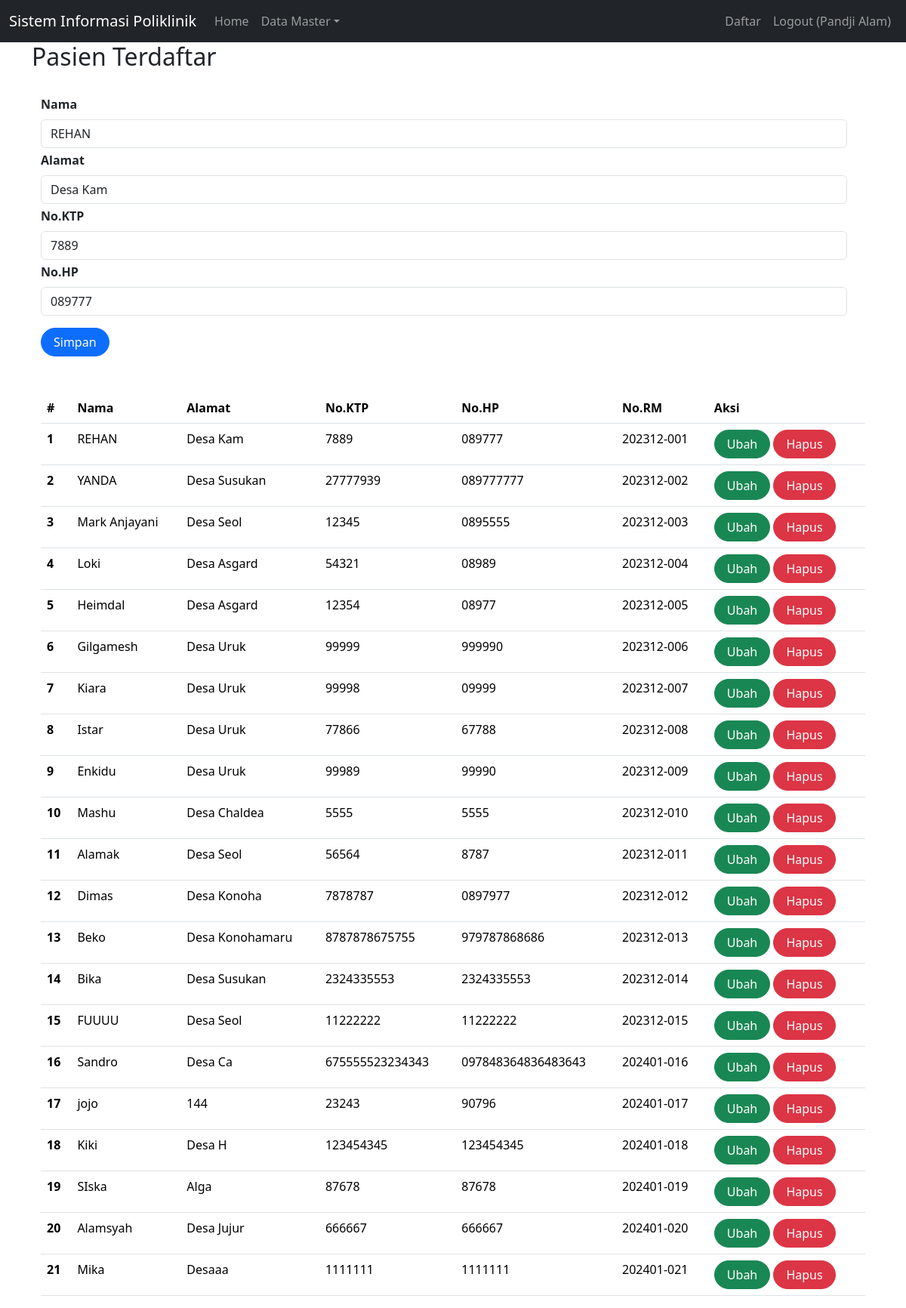
/index.php?page=olahPasien&id=1 (signed in), run on the app's committed database.
### tables this page shows
CREATE TABLE `pasien` (
  `id` int(11) NOT NULL,
  `nama` varchar(255) NOT NULL,
  `alamat` varchar(255) NOT NULL,
  `no_ktp` varchar(255) NOT NULL,
  `no_hp` varchar(50) NOT NULL,
  `no_rm` varchar(25) NOT NULL
);

### olahPasien.php (the view, shortened to what this page needs)
<h2>Pasien Terdaftar</h2>
<br>
<div class="container">
    <form class="form row" method="POST" action="" name="myForm" onsubmit="return(validate());">
        <?php
        $nama = '';
        $alamat = '';
        $no_ktp = '';
        $no_hp = '';
        if (isset($_GET['id'])) {
            $ambil = mysqli_query($mysqli, "SELECT * FROM pasien
                    WHERE id='" . $_GET['id'] . "'");
            while ($row = mysqli_fetch_array($ambil)) {
                $nama = $row['nama'];
                $alamat = $row['alamat'];
                $no_ktp = $row['no_ktp'];
                $no_hp = $row['no_hp'];
            }
        ?>
        <?php
        }
        ?>
        <div class="row">
            <label for="inputNama" class="form-label fw-bold">
                Nama
            </label>
            <div>
                <input type="text" class="form-control" name="nama" id="inputNama" required placeholder="Nama" value="<?php echo $nama ?>">
            </div>
        </div>
        <div class="row mt-1">
            <label for="inputAlamat" class="form-label fw-bold">
                Alamat
            </label>
            <div>
                <input type="text" class="form-control" name="alamat" id="inputAlamat" required placeholder="Alamat" value="<?php echo $alamat ?>">
            </div>
        </div>
        <div class="row mt-1">
            <label for="inputKtp" class="form-label fw-bold">
                No.KTP
            </label>
            <div>
                <input type="text" class="form-control" name="no_ktp" id="inputKtp" required placeholder="No.KTP" value="<?php echo $no_ktp ?>">
            </div>
        </div>
        <div class="row mt-1">
            <label for="inputHP" class="form-label fw-bold">
                No.HP
            </label>
            <div>
                <input type="text" class="form-control" name="no_hp" id="inputHP" required placeholder="No.HP" value="<?php echo $no_hp ?>">
            </div>
        </div>
        <div class="row mt-3">
            <div class=col>
                <button type="submit" class="btn btn-primary rounded-pill px-3 mt-auto" name="simpan">Simpan</button>
            </div>
        </div>
    </form>
    <br>
    <br>
    <table class="table table-hover">
        <thead>
            <tr>
                <th scope="col">#</th>
                <th scope="col">Nama</th>
                <th scope="col">Alamat</th>
                <th scope="col">No.KTP</th>
                <th scope="col">No.HP</th>
                <th scope="col">No.RM</th>
                <th scope="col">Aksi</th>
            </tr>
        </thead>
        <tbody>
            <?php
            $result = mysqli_query($mysqli, "SELECT * FROM pasien");
            $no = 1;
            while ($data = mysqli_fetch_array($result)) {
            ?>
                <tr>
                    <th scope="row"><?php echo $no++ ?></th>
                    <td><?php echo $data['nama'] ?></td>
                    <td><?php echo $data['alamat'] ?></td>
                    <td><?php echo $data['no_ktp'] ?></td>
                    <td><?php echo $data['no_hp'] ?></td>
                    <td><?php echo $data['no_rm'] ?></td>
                    <td>
                        <a class="btn btn-success rounded-pill px-3" href="index.php?page=olahPasien&id=<?php echo $data['id'] ?>">Ubah</a>
                        <a class="btn btn-danger rounded-pill px-3" href="index.php?page=olahPasien&id=<?php echo $data['id'] ?>&aksi=hapus">Hapus</a>
                    </td>
                </tr>
            <?php
            }
            ?>
        </tbody>
    </table>

### data on the page
pasien: nama "REHAN", alamat "Desa Kam", no_ktp "7889", no_hp "089777", no_rm "202312-001"
pasien: nama "YANDA", alamat "Desa Susukan", no_ktp "27777939", no_hp "089777777", no_rm "202312-002"
pasien: nama "Mark Anjayani", alamat "Desa Seol", no_ktp "12345", no_hp "0895555", no_rm "202312-003"
pasien: nama "Loki", alamat "Desa Asgard", no_ktp "54321", no_hp "08989", no_rm "202312-004"
pasien: nama "Heimdal", alamat "Desa Asgard", no_ktp "12354", no_hp "08977", no_rm "202312-005"
pasien: nama "Gilgamesh", alamat "Desa Uruk", no_ktp "99999", no_hp "999990", no_rm "202312-006"
pasien: nama "Kiara", alamat "Desa Uruk", no_ktp "99998", no_hp "09999", no_rm "202312-007"
pasien: nama "Istar", alamat "Desa Uruk", no_ktp "77866", no_hp "67788", no_rm "202312-008"
pasien: nama "Enkidu", alamat "Desa Uruk", no_ktp "99989", no_hp "99990", no_rm "202312-009"
pasien: nama "Mashu", alamat "Desa Chaldea", no_ktp "5555", no_hp "5555", no_rm "202312-010"
pasien: nama "Alamak", alamat "Desa Seol", no_ktp "56564", no_hp "8787", no_rm "202312-011"
pasien: nama "Dimas", alamat "Desa Konoha", no_ktp "7878787", no_hp "0897977", no_rm "202312-012"
pasien: nama "Beko", alamat "Desa Konohamaru", no_ktp "8787878675755", no_hp "979787868686", no_rm "202312-013"
pasien: nama "Bika", alamat "Desa Susukan", no_ktp "2324335553", no_hp "2324335553", no_rm "202312-014"
pasien: nama "FUUUU", alamat "Desa Seol", no_ktp "11222222", no_hp "11222222", no_rm "202312-015"
pasien: nama "Sandro", alamat "Desa Ca", no_ktp "675555523234343", no_hp "097848364836483643", no_rm "202401-016"
pasien: nama "jojo", alamat "144", no_ktp "23243", no_hp "90796", no_rm "202401-017"
pasien: nama "Kiki", alamat "Desa H", no_ktp "123454345", no_hp "123454345", no_rm "202401-018"
pasien: nama "SIska", alamat "Alga", no_ktp "87678", no_hp "87678", no_rm "202401-019"
pasien: nama "Alamsyah", alamat "Desa Jujur", no_ktp "666667", no_hp "666667", no_rm "202401-020"
pasien: nama "Mika", alamat "Desaaa", no_ktp "1111111", no_hp "1111111", no_rm "202401-021"

### other printed values
$_SESSION['name'] "Pandji Alam"
